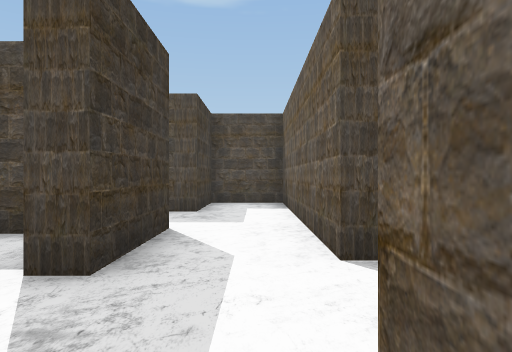
view 1 (above)

24 first-person views from a walk through a 3-D level made in the Unity game engine. The camera is 1.5 m above the floor, looks level and sees 70° across. The floor is counted in squares, 2 m on a side. Each view is taken from the middle of a square. On the plan, view 1 faces up. The plan holds only what a view shows up to about 11 squares ahead; the rest is blank. The place goes on beyond the plan. The player character is not drawn.

view 2
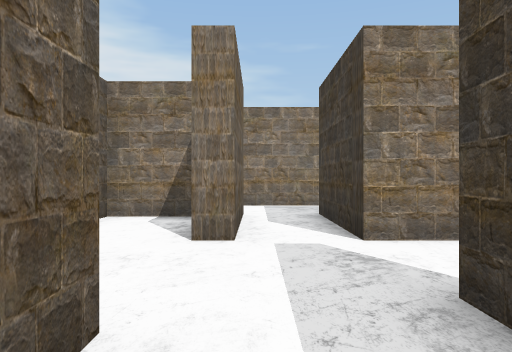

view 3
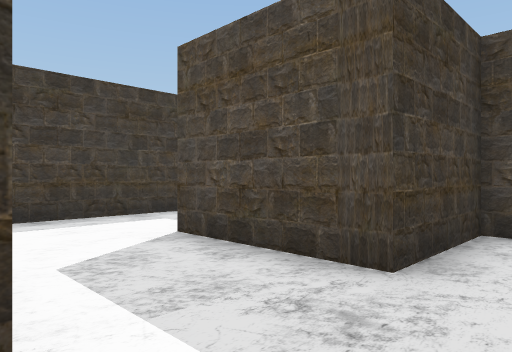

view 4
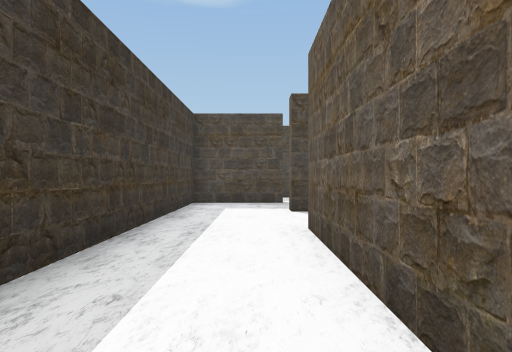

view 5
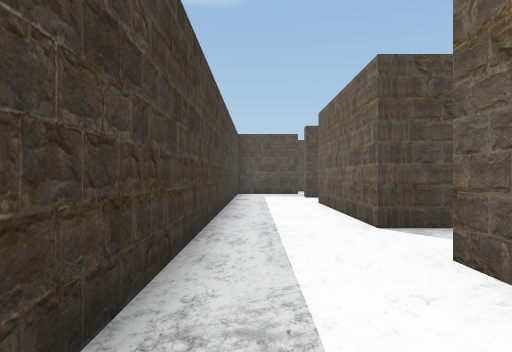

view 6
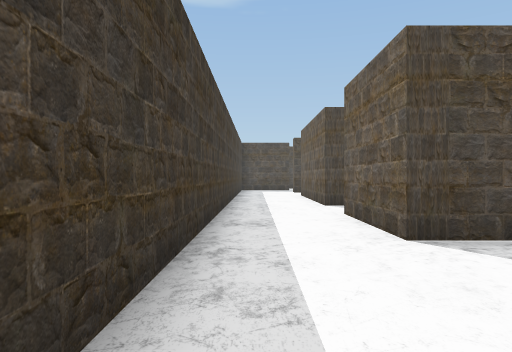

view 7
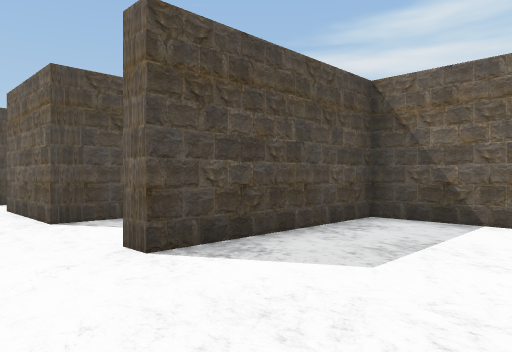

view 8
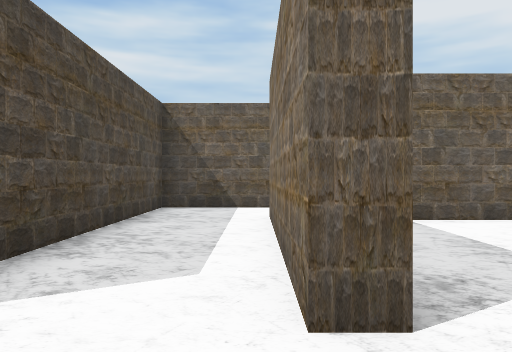

view 9
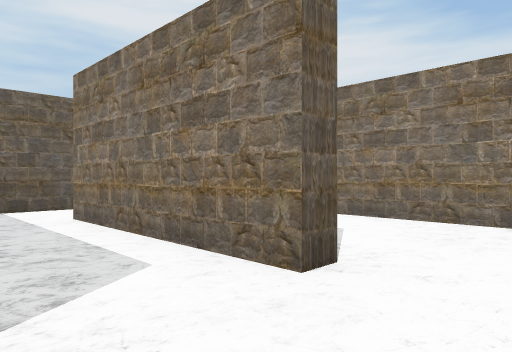

view 10
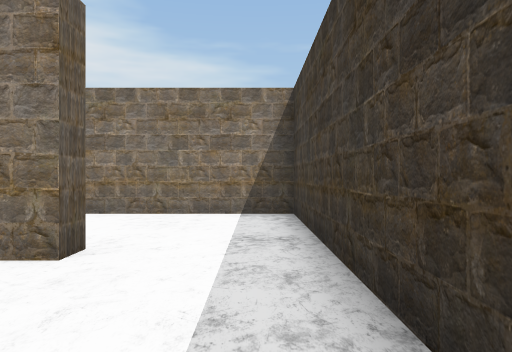

view 11
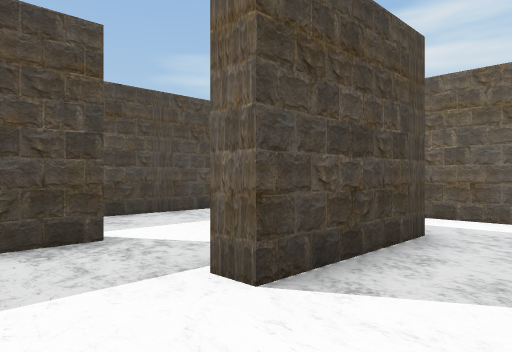

view 12
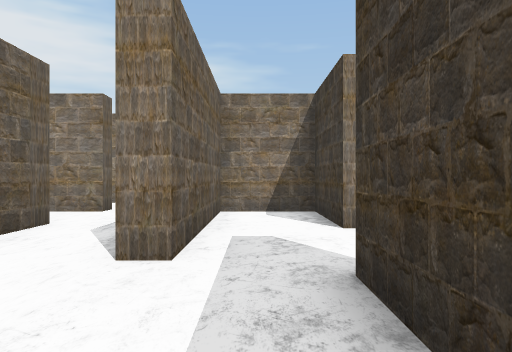

view 13
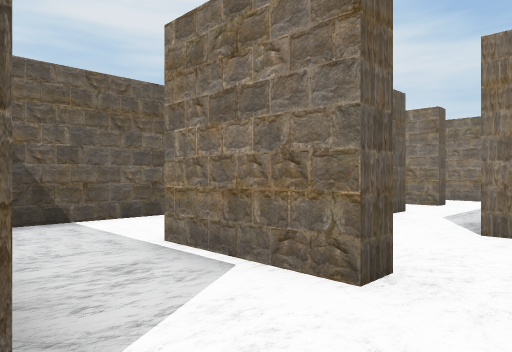

view 14
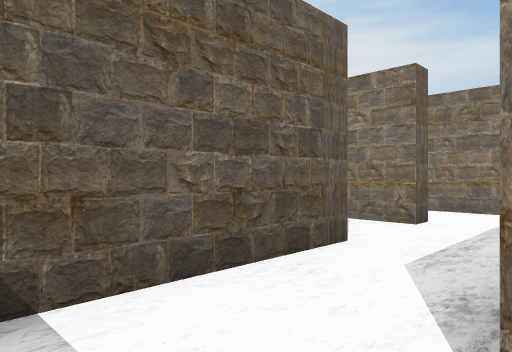

view 15
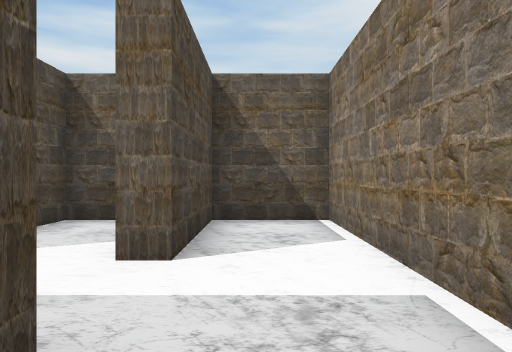

view 16
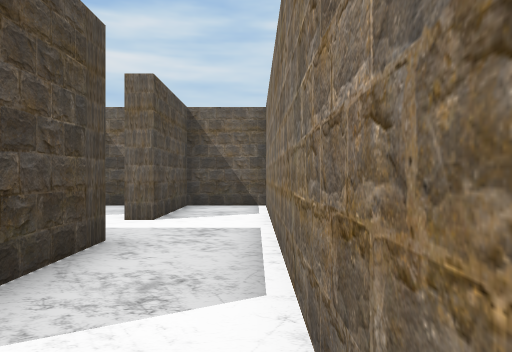

view 17
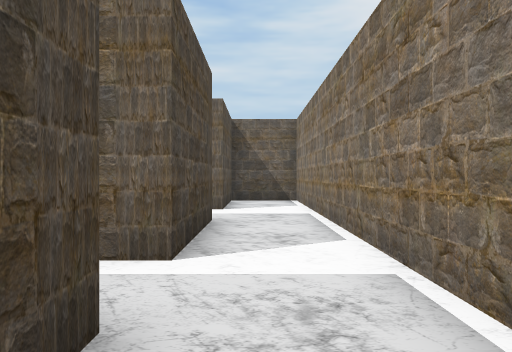

view 18
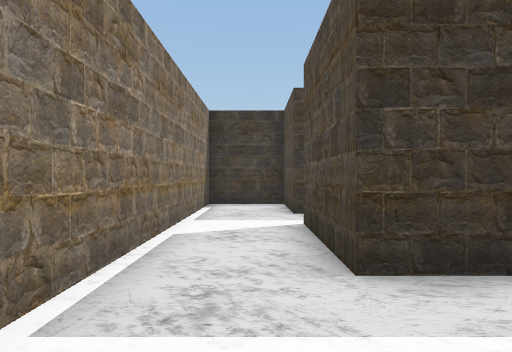

view 19
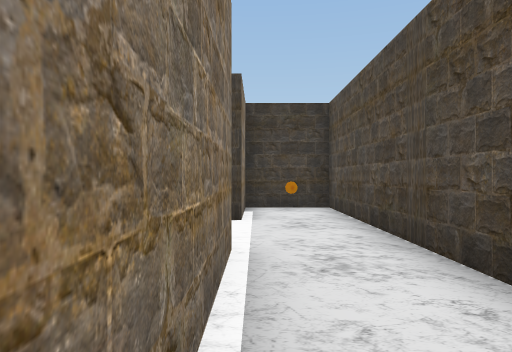

view 20
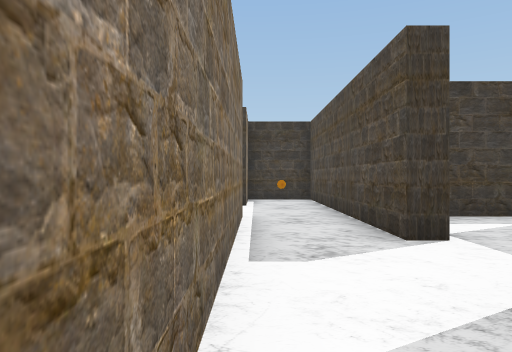

view 21
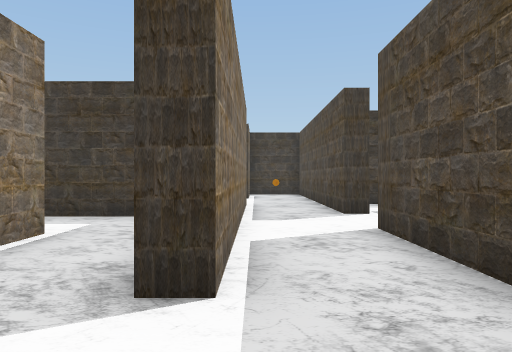

view 22
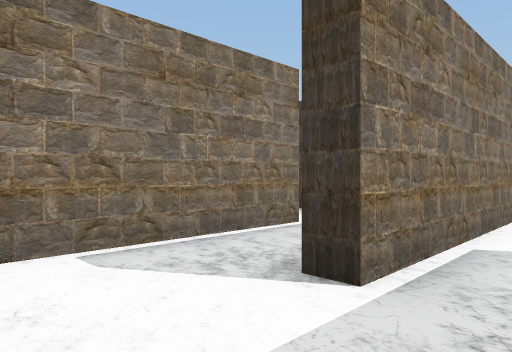

view 23
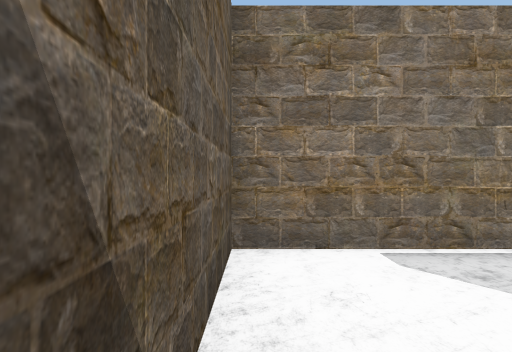

view 24
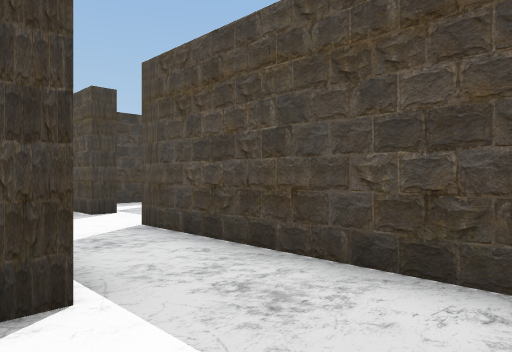

### Floor plan
Points are (right, up) in squares from view 1. A wall is a line through its corners. A room is listed if a view was taken in it or the views show most of it. See-through windows are left out.
Room 1 (views 1, 15, 16, 17, 18)
walls: (3.3, -1) (3.3, -2.3) (0.3, -2.3) (0.3, 0.7); (-1.2, 0.7) (-1.2, -2.3) (-3.8, -2.3) (-3.8, -4.3) (8.2, -4.3) (8.2, -2.3) (5.2, -2.3) (5.2, -1.8)
ways out: opening at (0, 0) to room 5; opening at (4.5, -2) to room 5
Room 2 (views 2, 3, 4, 5, 8, 9, 10, 11)
walls: (-3.1, 0.2) (-4.2, 0.2) (-4.2, 5.2); (-1.2, 5.4) (-1.2, 4.5); (0.8, 4.5) (0.8, 10.2) (-1.2, 10.2) (-1.2, 7.8) (-4.2, 7.8) (-4.2, 8.2); (-4.2, -7.8) (-4.2, -7.3) (0.8, -7.3); (2.7, -8) (2.7, -4.8) (-4.2, -4.8) (-4.2, -1.8); (-6.7, 8.4) (-6.7, -7.6)
ways out: opening at (-5.5, -8) to room 3; opening at (0, 5) to room 5; opening at (-5.5, 8) to room 7; opening at (2, -8)
Room 3 (views 6, 7)
walls: (0.3, -11.4) (0.3, -7.8) (-4.2, -7.8); (-6.7, -7.6) (-6.7, -11.3) (-2, -11.3)
ways out: opening at (-5.5, -8) to room 2
Room 4 (views 12, 13)
walls: (8.2, 4.2) (8.2, 6.8); (3.2, 5.2) (3.2, 5.7) (5.8, 5.7); (1.2, 8.8) (1.2, 6.6)
ways out: opening at (2.5, 5) to room 5; opening at (2.5, 8) to room 8
Room 5 (view 14)
walls: (0.8, 3.2) (0.8, 4.5); (0.3, 0.7) (0.7, 0.7) (0.7, -1.8) (2.7, -1.8) (2.7, 2.7) (3.2, 2.7); (1.2, 5) (1.2, 3.2); (5.2, 0.2) (5.2, 3.6); (-1.2, 4.5) (-1.2, 2.8) (-1.8, 2.8); (-2.4, 0.7) (-1.2, 0.7); (5.2, -1.8) (6.5, -1.8); (8.2, -0.8) (8.2, 0.2) (7.4, 0.2)
ways out: opening at (0, 0) to room 1; opening at (4.5, -2) to room 1; opening at (0, 5) to room 2; opening at (2.5, 5) to room 4
Room 6 (views 19, 20, 21, 22, 23, 24)
walls: (5.4, 8.3) (8.2, 8.3) (8.2, 11.8); (7.6, 12.8) (2.8, 12.8); (0.7, 13.4) (0.7, 12.8) (-1.5, 12.8); (-1.8, 10.8) (5.8, 10.8) (5.8, 10.2)
ways out: opening at (-0.5, 11.5) to room 7; opening at (4.5, 9) to room 8; opening at (1.5, 13)
Room 7 (no view inside)
walls: (-4.2, 10.2) (-6.7, 10.2) (-6.7, 8.4); (-1.5, 12.8) (-6.7, 12.8) (-6.7, 10.8) (-4.2, 10.8)
ways out: opening at (-5.5, 8) to room 2; opening at (-0.5, 11.5) to room 6
objects: other object (-6, 12)
Room 8 (no view inside)
walls: (3.2, 8.3) (5.4, 8.3)
ways out: opening at (2.5, 8) to room 4; opening at (4.5, 9) to room 6
Room 9 (no view inside)
walls: (-1.7, 15.8) (-1.7, 14)
ways out: opening at (-1, 15); opening at (0, 14)

Positions as (right, up) in squares from view 1, and headings:
1: (0, 0), facing up
2: (0, 5), facing down
3: (0, 5), facing up-left
4: (-5, 0), facing up
5: (-6, -5), facing up
6: (-6, -9), facing up
7: (-6, -11), facing up-right
8: (-6, -7), facing right
9: (-6, -5), facing down-right
10: (-6, -4), facing down
11: (-6, 6), facing up-right
12: (2, 6), facing down
13: (2, 8), facing down-right
14: (3, 4), facing down-right
15: (2, -3), facing right
16: (-1, -4), facing right
17: (-3, -3), facing right
18: (6, -3), facing left
19: (2, 11), facing left
20: (5, 11), facing left
21: (8, 11), facing left
22: (8, 12), facing down-left
23: (8, 12), facing down
24: (8, 10), facing up-left
